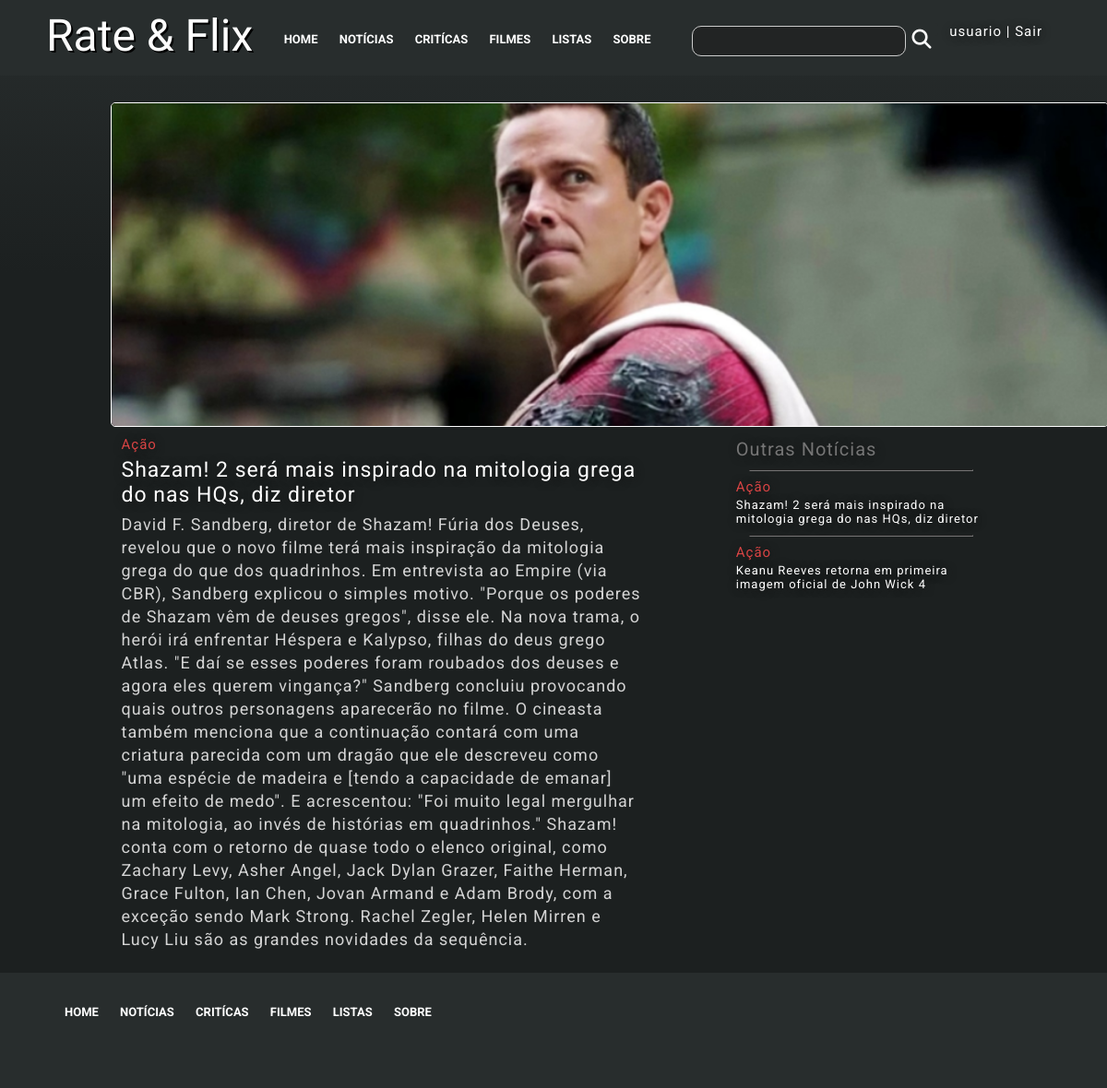
Screenshot of /usuario/noticias/noticia.php?id=21 (signed in) with the database file from the repository.
### tables this page shows
CREATE TABLE `noticias` (
  `NotCod` int(4) NOT NULL AUTO_INCREMENT,
  `NotTitulo` varchar(150) NOT NULL,
  `NotNoticia` varchar(5000) NOT NULL,
  `NotUsuCod` int(4) NOT NULL,
  `NotCatCod` int(4) NOT NULL,
  `NotCaminho` varchar(255) NOT NULL,
  PRIMARY KEY (`NotCod`)
);

CREATE TABLE `categoria` (
  `CatCod` int(4) NOT NULL AUTO_INCREMENT,
  `CatDescricao` varchar(50) NOT NULL,
  PRIMARY KEY (`CatCod`)
);

### usuario/noticias/noticia.php (the view, shortened to what this page needs)
<?php
include('../../controle/conexao.php');
if (isset($_GET["id"])) {
    $cod = $_GET["id"];
  }
?>
<!DOCTYPE html>
<lang="pt-br">
    <head>
        <link rel="stylesheet" href="../../css/stylemain.css">
    </head>
    <body>
        <?php
        include('../header.php');
        ?>
        <?php
        $resultcat = "SELECT * FROM noticias WHERE NotCod = $cod";
        $opcategorias = mysqli_query($conexao, $resultcat);
        while ($row_opcategorias = mysqli_fetch_assoc($opcategorias)) {
            $titulo = $row_opcategorias['NotTitulo'];
            $caminho = $row_opcategorias['NotCaminho'];
            $categoria = $row_opcategorias['NotCatCod'];
            $texto = $row_opcategorias['NotNoticia'];
            $query = "SELECT CatDescricao FROM categoria where CatCod = $categoria";
            $descricaocat = mysqli_fetch_array(mysqli_query($conexao, $query));
            echo '<div class="noticia">
                <div class="noticiaimgdiv"><img class="noticiaimg" src="../../imagensnoticias/' . $caminho . '">
                </div>
                    <div style="display: flex;">
                        <div class="ladesqnoticia">
                            <div class="categoria">'.$descricaocat['CatDescricao'].'</div>
                            <div class="titulonoticia">' . $titulo . '    </div>
                            <div class="noticiatexto"> '.$texto.'</div>
                        <div>
                    </div>
                </div>
                <div class="laddirnotpeq">
                    <div class="outrasnot">
                        Outras Notícias
                    </div>
                    <ul style="list-style-type: none;">';
                $resultcat = "SELECT * FROM noticias ORDER BY NotCod DESC LIMIT 5";
                $opcategorias = mysqli_query($conexao, $resultcat);
                while ($row_opcategorias = mysqli_fetch_assoc($opcategorias)) {
                    $cod = $row_opcategorias['NotCod'];
                    $titulo = $row_opcategorias['NotTitulo'];
                    $categoria = $row_opcategorias['NotCatCod'];
                    $query = "SELECT CatDescricao FROM categoria where CatCod = $categoria";
                    $descricaocat = mysqli_fetch_array(mysqli_query($conexao, $query));
                    echo '
                    <li class="noticialipeq">
                        <div class="hrdiv">
                            <hr class="hrresultado">
                        </div>
                            <div class=noticiapeq>
                                <div class="categoria">'.$descricaocat['CatDescricao'].'</div>
                                <a href="noticia.php?id=' . $cod . '">
                                    <div class="titulonotpeq">' . $titulo . '    </div>
                                </a>
                            </div>
                    </li>
                  ';
                }
                echo '
                        </ul>
                    </div>
                </div>
            </div>
          ';
        }
        ?>
        <div>
        <?php include('../footer.php'); ?>
    </body>
    </html>

### css/stylemain.css (style rules this page uses)
* { margin: 0px; padding: 0px; }
body { height: 100%; background: rgb(28, 32, 32); background: linear-gradient(0deg, rgba(28, 32, 32, 1) 0%, rgba(28, 32, 32, 1) 75%, rgba(40, 45, 45, 1) 100%); background-size: 100%; background-repeat: repeat-x; min-height: 100%; }
a { text-decoration: none; cursor: pointer; color: white; }
hr { width: 90%; margin-top: 3%; margin-bottom: 3%; }
.hrresultado { width: 90%; border-color: #757575; }
.hrdiv { color: #757575; margin-left: 7%; font-family: 'Roboto'; font-style: italic; font-size: 13px; letter-spacing: 1px; margin-top: 10px; }
.titulonoticia { margin-left: 2%; margin-top: 1%; vertical-align: top; color: white; font-family: 'Roboto'; font-style: normal; letter-spacing: 1px; font-size: 23px; text-shadow: 1px 1px 10px#161616; }
.categoria { margin-left: 2%; margin-top: 1%; vertical-align: top; color: #D84444; font-family: 'Roboto'; font-style: normal; letter-spacing: 1px; font-size: 15px; text-shadow: 1px 1px 10px#161616; }
.noticia { margin-left: 10%; margin-right: 10%; }
.noticiaimg { margin-top: 3%; width: 1080px; height: 350px; object-fit: cover; object-position: 50% 50%; border-radius: 5px; border: solid 1px white; }
.ladesqnoticia { display: inline-block; width: 60%; }
.laddirnotpeq { margin-left: 10%; display: inline-block; width: 30%; }
.noticiatexto { margin-left: 2%; margin-top: 1%; vertical-align: top; color: rgb(212, 212, 212); font-family: 'Roboto'; font-style: normal; letter-spacing: 1px; font-size: 18px; text-align: left; line-height: 25px; }
.outrasnot { margin-left: 2%; margin-top: 3%; vertical-align: top; color: #757575; font-family: 'Roboto'; font-style: normal; letter-spacing: 1px; font-size: 20px; text-shadow: 1px 1px 10px#161616; }
.titulonotpeq { margin-left: 2%; margin-top: 1%; vertical-align: top; color: white; font-family: 'Roboto'; font-style: normal; letter-spacing: 1px; font-size: 13px; text-shadow: 1px 1px 10px#161616; }

### rows the page displays
noticias: NotCaminho (picture), categoria.CatDescricao "Ação", NotTitulo "Shazam! 2 será mais inspirado na mitologia grega do nas HQs, diz diretor", NotNoticia "David F. Sandberg, diretor de Shazam! Fúria dos Deuses, revelou que o novo filme terá mais inspiração da mitologia grega do que dos quadrinhos. Em entrevista ao Empire (via CBR), Sandberg explicou o simples motivo. \"Porque os poderes de Shazam vêm de deuses gregos\", disse ele. Na nova trama, o herói irá enfrentar Héspera e Kalypso, filhas do deus grego Atlas. \"E daí se esses poderes foram roubados dos deuses e agora eles querem vingança?\" Sandberg concluiu provocando quais outros personagens aparecerão no filme. O cineasta também menciona que a continuação contará com uma criatura parecida com um dragão que ele descreveu como \"uma espécie de madeira e [tendo a capacidade de emanar] um…"
noticias: categoria.CatDescricao "Ação", NotTitulo "Keanu Reeves retorna em primeira imagem oficial de John Wick 4"

### other values shown
$_SESSION['UsuNome'] "usuario"
